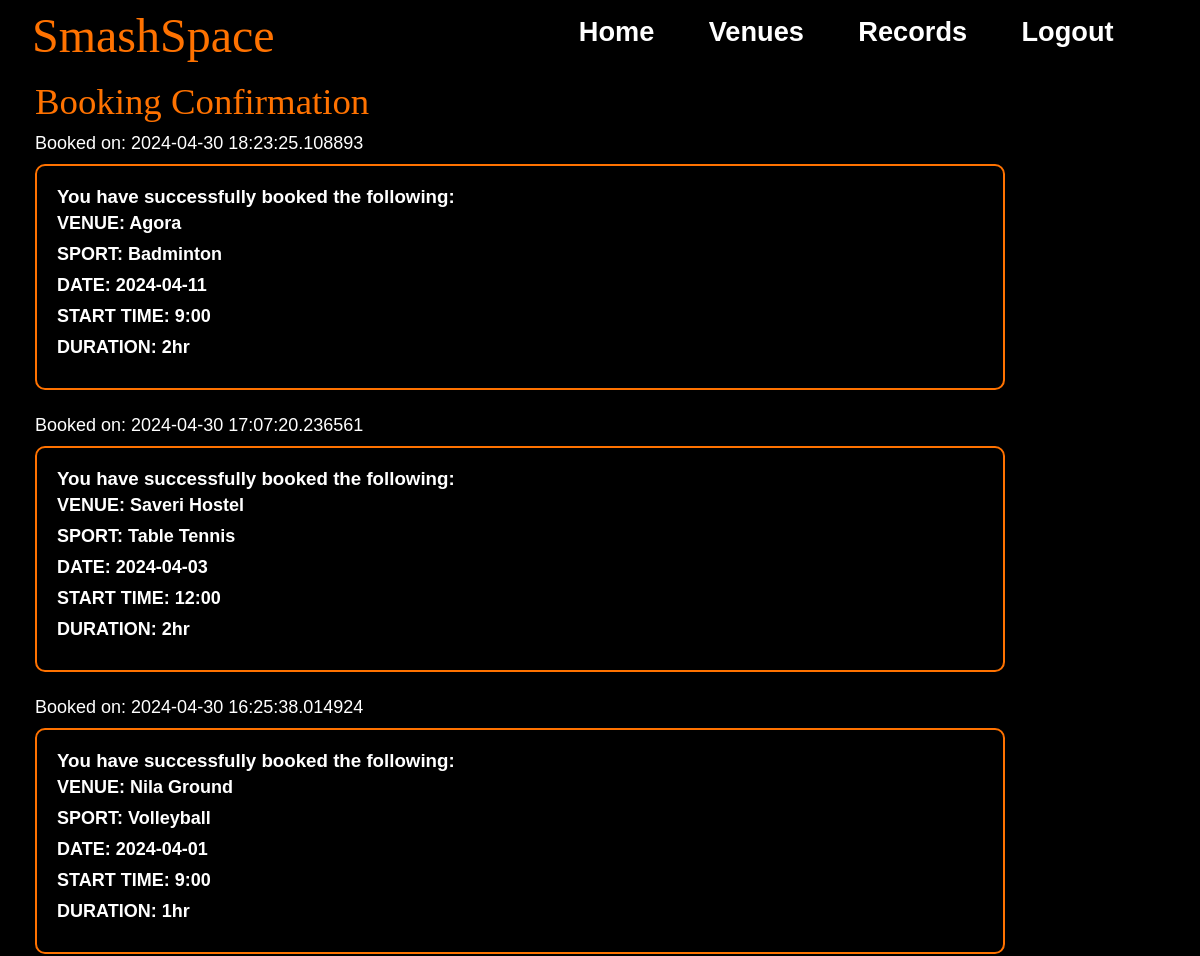
The page /records (signed in, upper part) on the database as committed earlier.
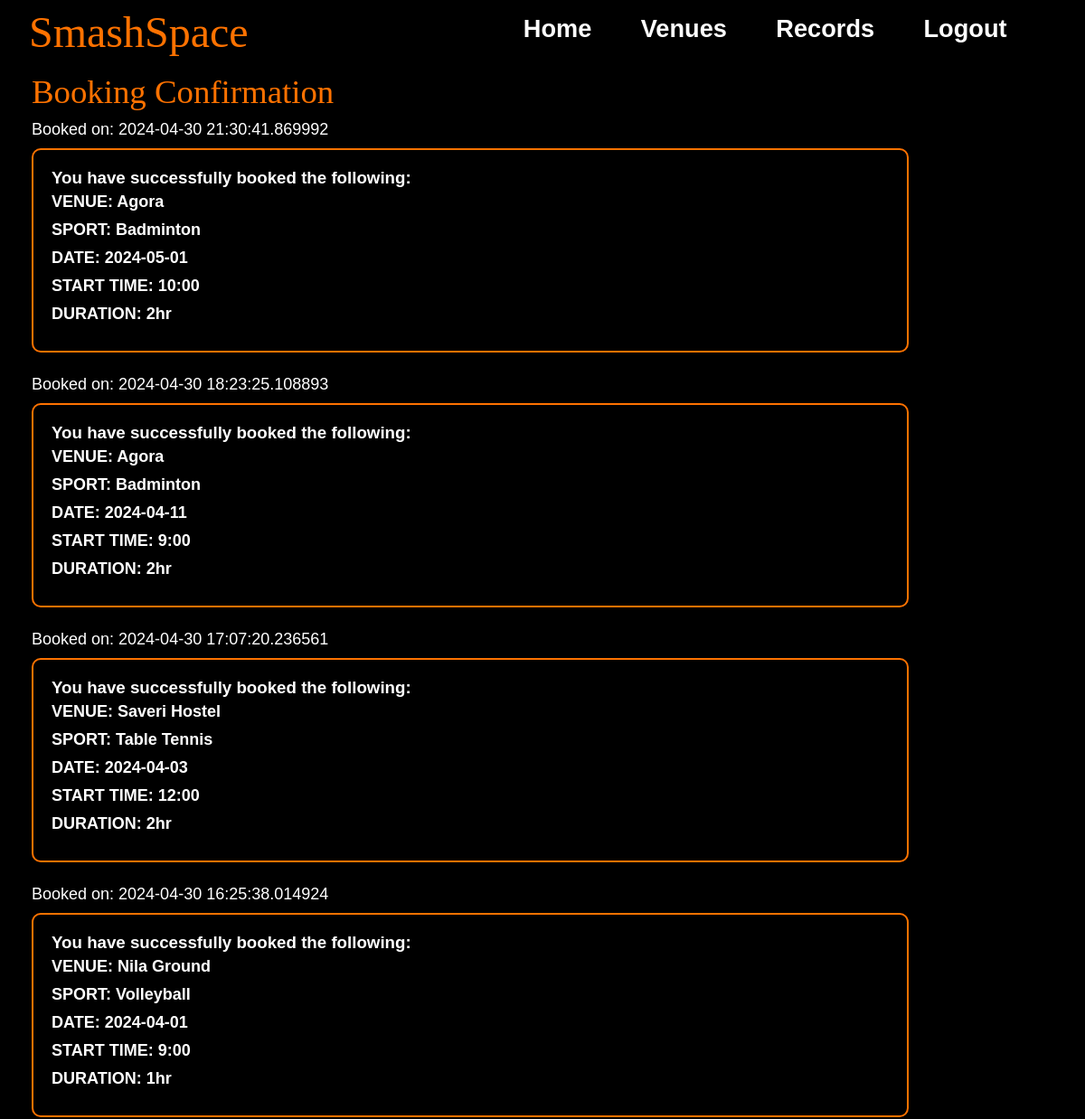
The same page on the database as committed later.
### models.py (models this page shows, shortened)
class BookingLog(db.Model):
    BookingID = db.Column(db.Integer, primary_key=True, autoincrement=True)
    UserID = db.Column(db.Integer, db.ForeignKey('user.UserID'), nullable=False)
    VenueID = db.Column(db.Integer, db.ForeignKey('venue.VenueID'), nullable=False)
    SportID = db.Column(db.Integer, db.ForeignKey('sport.SportID'), nullable=False)
    Slot = db.Column(db.String(10),nullable=False)
    Duration = db.Column(db.String(5),nullable=False)
    Date = db.Column(db.String(20), nullable=False)
    BookingTime = db.Column(db.DateTime, nullable=False, default=lambda: datetime.now(timezone("Asia/Kolkata")))
    User = db.relationship('User', backref='bookings', lazy=True)
    Venue = db.relationship('Venue', backref='bookings', lazy=True)
    Sport = db.relationship('Sport', backref='bookings', lazy=True)
    __table_args__ = (
        UniqueConstraint("UserID",'VenueID', 'SportID', 'Slot', 'Duration', 'Date'),
    )

class Venue(db.Model):
    VenueID = db.Column(db.Integer, primary_key=True, autoincrement = True)
    VenueName = db.Column(db.String(100), nullable=False)
    VenueAddress = db.Column(db.String(500), nullable=False)
    VenueImageURL = db.Column(db.String(200))
    FirstSlot = db.Column(db.Time, nullable = False)
    LastSlot = db.Column(db.Time, nullable = False)
    Sports = db.relationship('Sport', secondary='venue_sport', backref= db.backref('venues', lazy='dynamic'))
    VenueBlog = db.Column(db.String(2000))

class Sport(db.Model):
    SportID = db.Column(db.Integer, primary_key=True, autoincrement=True)
    SportName = db.Column(db.String(100), nullable=False, unique=True)
    SportImageURL= db.Column(db.String(200))

### app.py (the view)
@app.route("/records")
def record():
    logs = BookingLog.query.filter_by(UserID=current_user.get_id()).order_by(desc(BookingLog.BookingTime)).all()
    venues = []
    sports = []
    dates = []
    starts = []
    durations = []
    BookingTimes= []
    for log in logs:
        venue = Venue.query.get(log.VenueID)
        sport = Sport.query.get(log.SportID)
        venues.append(venue)
        sports.append(sport)
        dates.append(log.Date)
        starts.append(log.Slot)
        durations.append(log.Duration)
        BookingTimes.append(log.BookingTime)
    return render_template("Records.html", logs=logs, venues=venues, sports=sports, dates=dates, starts=starts, durations=durations, BookingTimes=BookingTimes)

### app.py (called while the page is built)
@login_manager.user_loader
def load_user(user_id):
    return User.query.get(int(user_id))

### models.py (called while the page is built)
    def get_id(self):
        return str(self.UserID)

### templates/Records.html (shortened to what this page needs)
{% extends 'Base.html' %}
{% block css %}
<link rel="stylesheet" href="/static/css/records.css">
{%endblock%}
{% block content %}
    <p style="color: #ff7200;font-family: fantasy;font-size: 2.3em;margin-bottom: 10px;" >Booking Confirmation</p>
    <ul  id = "UL">
        {% for log in logs %}
            <li id = "time">Booked on: {{ BookingTimes[loop.index0] }}</li>
            <div class = "box">
                    <h3 id = "yhs">You have successfully booked the following:</h3>
              <div id = "data">
                <li>VENUE: {{ venues[loop.index0].VenueName }}</li>
                <li>SPORT: {{ sports[loop.index0].SportName }}</li>
                <li>DATE: {{ dates[loop.index0] }}</li>
                <li>START TIME: {{ starts[loop.index0] }}</li>
                <li>DURATION: {{ durations[loop.index0] }}</li>
              </div>
            </div>
            <br>
        {% endfor %}
    </ul>
{%endblock%}

### templates/Base.html (shortened to what this page needs)
<!DOCTYPE html>
<html lang="en">
<head>
    <link rel="stylesheet" href="{{ url_for("static", filename="css/base.css") }}">
    {% block css %}{% endblock %}
</head>
<body>
    <div class="content-wrapper">
        <div id="main">
            <div id="navbar">
                <a id="logo" href="/home">SmashSpace</a>
                <div id="menu">
                    <a href="/home">Home</a>
                    <a href="/venues">Venues</a>
                    <a href="/records">Records</a>
                    {% if current_user.is_authenticated %}
                    <a href="/logout">Logout</a>
                    {% else %}
                    <a href="/">Login/Register</a>
                    {% endif %}
                </div>
            </div>
        </div>
    </div>
    {% block content %}{% endblock %}
</body>
</html>

### static/css/base.css (style rules this page uses)
* { margin: 0; padding: 0; text-decoration: none; box-sizing: border-box; transition: all 0.5s; }
body { background-color: black; max-width: 1000px; margin: 0 auto; }
#navbar { position: fixed; top: 0; left: 0; right:0; background-color: rgba(0, 0, 0, 0.8); height: 4em; display: flex; align-items: center; justify-content: space-between; padding: 0 2em; z-index: 1000; }
#logo { color: #ff7200; font-size: 3em; font-family: fantasy; margin-top: 0.14em; }
#menu { display: flex; }
#menu a, .dropmenu a { margin-right: 2em; font-size: 1.7em; color: #fff; font-family: 'Franklin Gothic Medium', 'Arial Narrow', Arial, sans-serif; font-weight: 550; transition: color 0.3s ease-in-out; }

### static/css/records.css (style rules this page uses)
body { font-family: Arial, sans-serif; margin: 0; padding: 0; color: #333; margin: 80px 0 0 35px; }
ul { list-style-type: none; }
li { margin-bottom: 10px; }
#time { margin-top: 7px; color: #fff; font-size: large; }
.box { border: 2px solid #ff7200; border-radius: 10px; padding: 20px; margin-top: 10px; margin-right: 30px; background-color: #000; color: #fff; box-shadow: 0 0 10px rgba(0, 0, 0, 0.1); }
#data { font-weight:700; font-family:'Trebuchet MS', 'Lucida Sans Unicode', 'Lucida Grande', 'Lucida Sans', Arial, sans-serif; font-size: large; }
#yhs { font-family: 'Lucida Sans', 'Lucida Sans Regular', 'Lucida Grande', 'Lucida Sans Unicode', Geneva, Verdana, sans-serif; margin-bottom: 5px; }

Rows that differ between the two databases and show on the page:
added BookingLog: BookingTime "2024-04-30 21:30:41.869992", {{ venues[loop.index0].VenueName }} "Agora", {{ sports[loop.index0].SportName }} "Badminton", Date "2024-05-01", Slot "10:00", Duration "2hr"
